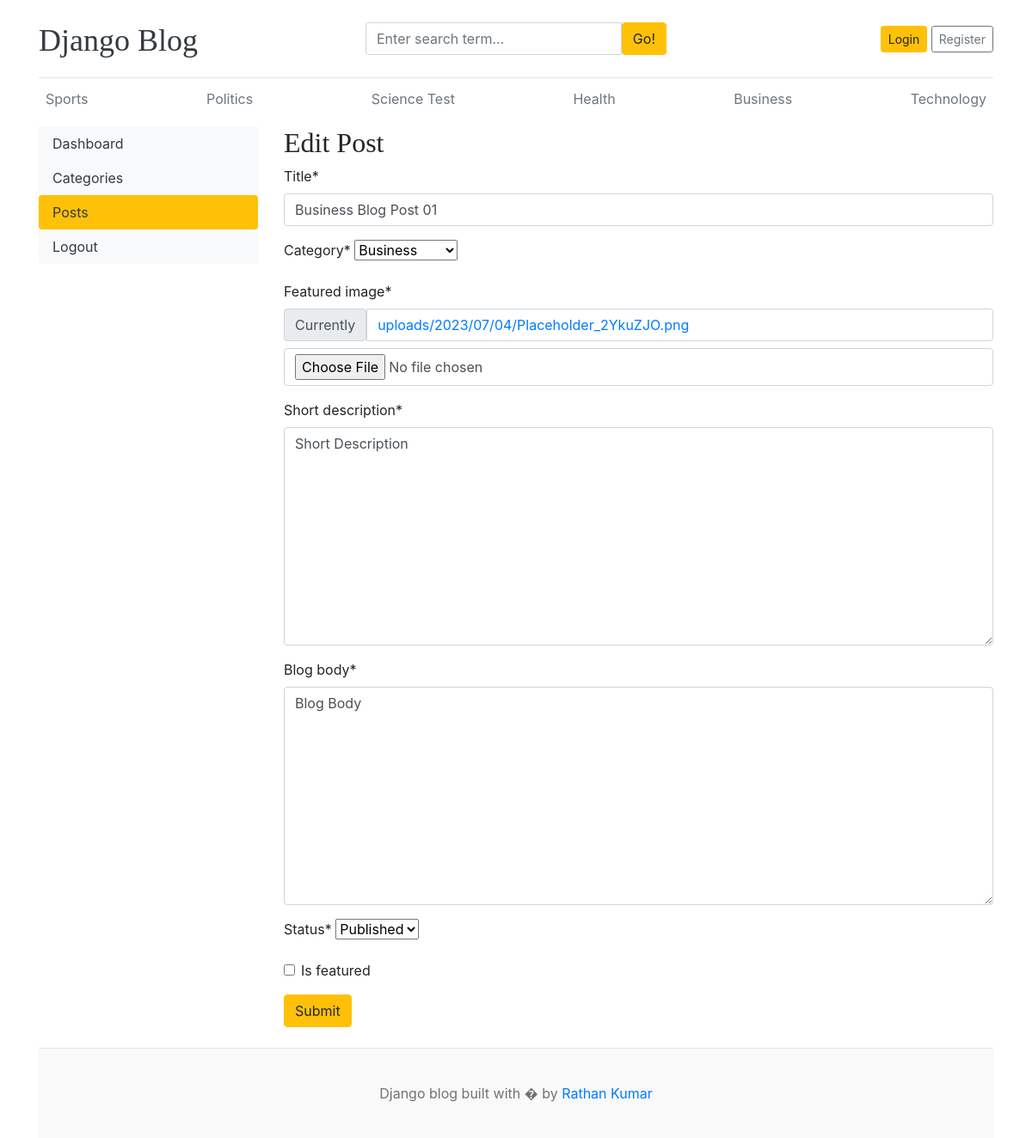
Page /dashboard/posts/edit/5/ on the earlier database version.
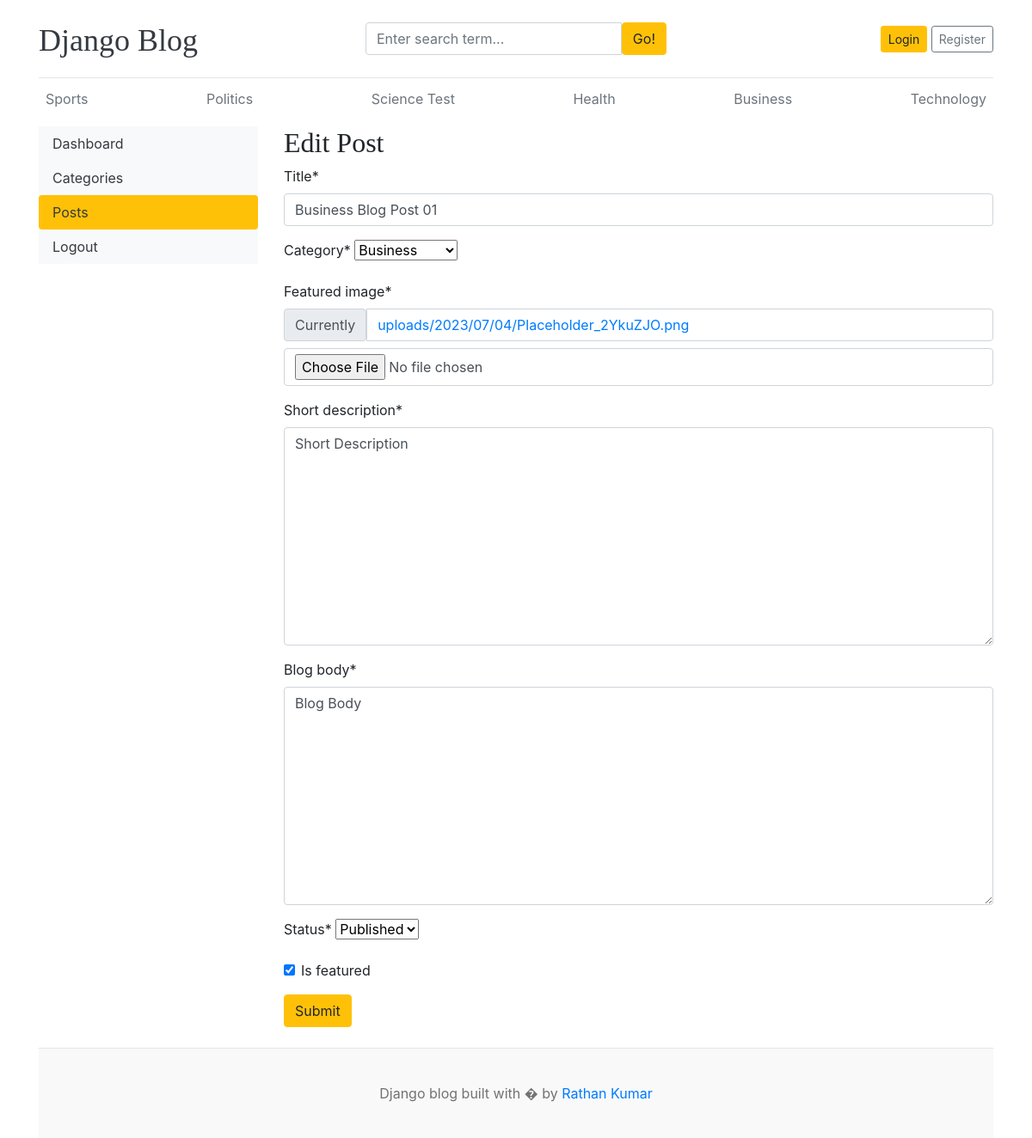
Same page on the later database version.
### blogs/models.py (models this page shows, shortened)
class Blog(models.Model):
    title = models.CharField(max_length=100)
    slug = models.SlugField(max_length=100, unique=True, blank=True)
    category = models.ForeignKey(Category, on_delete=models.CASCADE)
    author = models.ForeignKey(User, on_delete=models.CASCADE)
    featured_image = models.ImageField(upload_to="uploads/%Y/%m/%d")
    short_description = models.TextField(max_length=500)
    blog_body = models.TextField(max_length=2000)
    status = models.CharField(max_length=20, choices=STATUS_CHOICES, default="Draft")
    is_featured = models.BooleanField(default=False)
    created_at = models.DateTimeField(auto_now_add=True)
    updated_at = models.DateTimeField(auto_now=True)

### dashboards/views.py (the view, shortened to what this page needs)
# urls.py: path("posts/edit/<int:pk>/", views.edit_post, name="edit_post"),
def edit_post(request, pk):
    post = get_object_or_404(Blog, pk=pk)
    form = BlogPostForm(instance=post)
    context = {
        "form": form,
        "post": post,
    }
    return render(request, "dashboard/edit_post.html", context)

### dashboards/forms.py
class BlogPostForm(forms.ModelForm):
    class Meta:
        model = Blog
        fields = (
            "title",
            "category",
            "featured_image",
            "short_description",
            "blog_body",
            "status",
            "is_featured",
        )

### blogs/context_processors.py (called while the page is built)
def get_categories(request):
    categories = Category.objects.all()
    return dict(categories=categories)

### blogs/models.py (called while the page is built)
    def __str__(self):
        return self.category_name

### templates/dashboard/edit_post.html (shortened to what this page needs)
{% extends 'base.html' %}
{% block content %}
{% load crispy_forms_tags %}
<div class="row">
    {% include 'dashboard/sidebar.html' %}
    <div class="col-md-9">
        <h2>Edit Post</h2>
        <form action="{% url 'edit_post' post.id %}" method="POST" enctype="multipart/form-data">
            {{ form | crispy }}
            <button class="btn btn-warning" type="submit">Submit</button>
        </form>
        <br>
    </div>
</div>
{% endblock %}

Differences in the rows shown:
changed Blog "Business Blog Post 01": is_featured "☐" → "☑"
